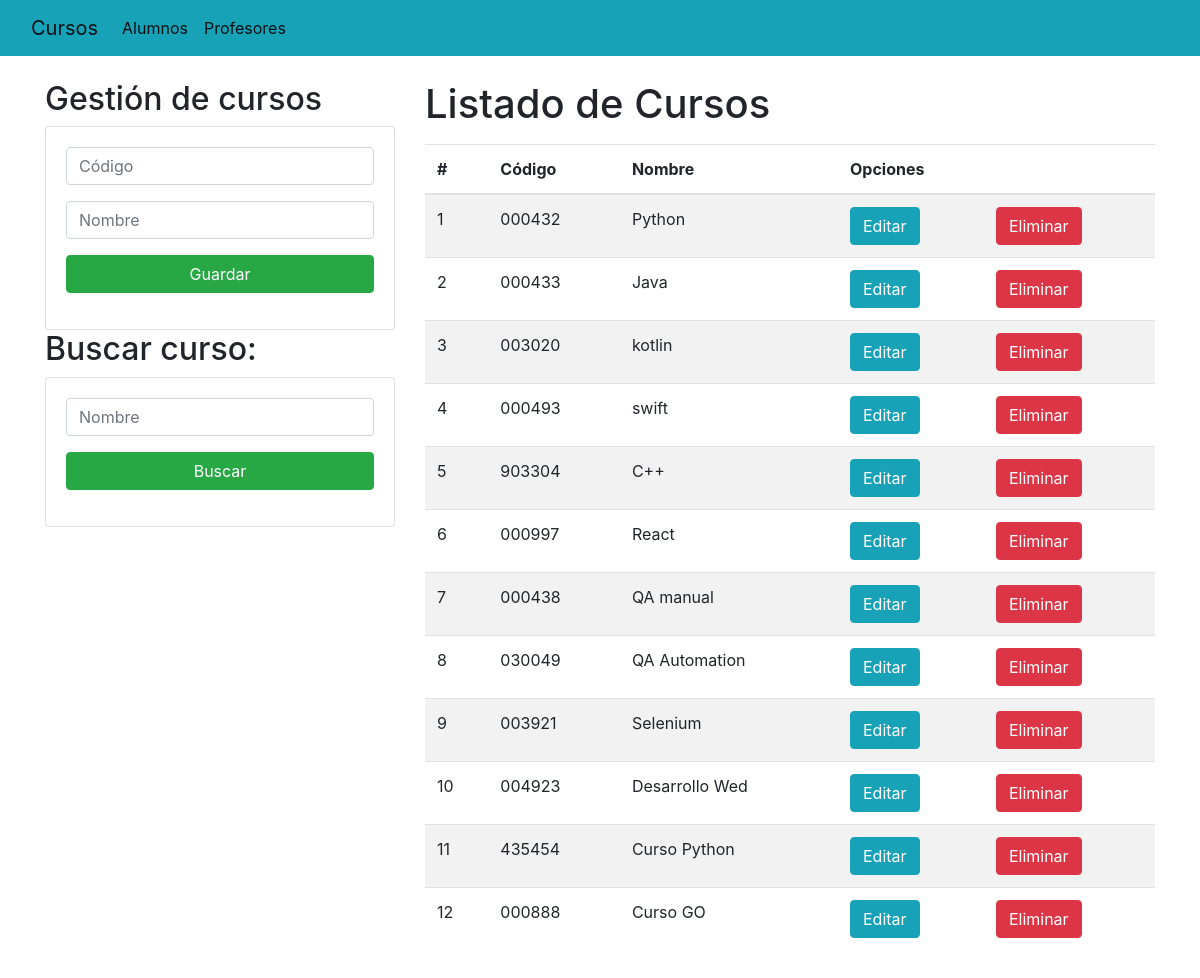
Before: / with the older database file.
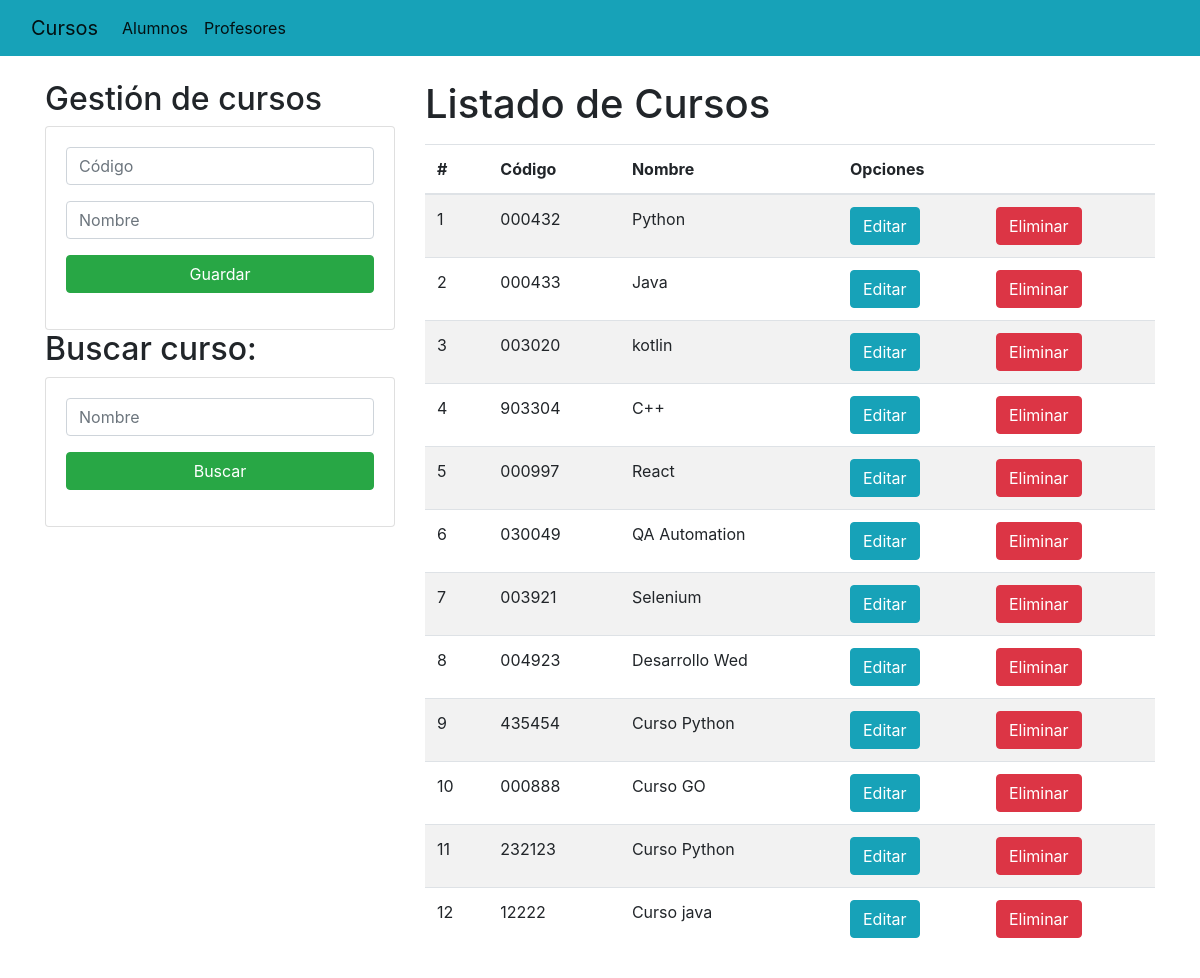
After: the same page with the newer database file.
### Academico/models.py (models this page shows, shortened)
class Curso(models.Model):
    codigo = models.CharField(primary_key=True, max_length=6)
    nombre = models.CharField(max_length=50)

### Academico/views.py (the view)
# urls.py: path('', views.home),
def home(request):
    cursoListado = Curso.objects.all()
    return render(request, "gestionCursos.html", {"cursos": cursoListado})

### Academico/templates/gestionCursos.html (shortened to what this page needs)
{% extends "./base.html" %}
{% block body %}
    <div class="row">
        <div class="col-sm-12 col-md-6 col-lg-4 col-xl-4">
            <h2>Gestión de cursos</h2>
            <div class="card">
            <div class="card-body">
                <form action="/registrarCurso/" method="POST"> {% csrf_token %}
                    <div class="form-group">
                        <input type="text" id="txtCodigo" name="txtCodigo" class="form-control" placeholder="Código"
                            minlength="3" maxlength="6" required>
                    </div>
                    <div class="form-group">
                        <input type="text" id="txtNombre" name="txtNombre" class="form-control" placeholder="Nombre"
                            maxlength="50" required>
                    </div>
                    <div class="form-group">
                        <button type="submit" class="btn btn-success btn-block text-white">Guardar</button>
                    </div>
                 </form>
                </div>
            </div>
            <h2>Buscar curso:</h2>
            <div class="card">
                <div class="card-body">
                    <form action="/buscarCurso/" method="GET"> {% csrf_token %}
                        <div class="form-group">
                            <input type="text" id="txtBusqueda" name="txtBusqueda" class="form-control" placeholder="Nombre"
                                maxlength="50" required>
                        </div>
                        <div class="form-group">
                            <button type="submit" class="btn btn-success btn-block text-white" href="buscarCurso/">Buscar</button>
                        </div>
                    </form>
                    </div>
                </div>
            </div>
        <div class="col-sm-12 col-md-6 col-lg-8 col-xl-8">
            <h1>Listado de Cursos</h1>
            <div class="table-responsive py-2">
                <table class="table table-striped">
                    <thead>
                        <tr>
                            <th>#</th>
                            <th>Código</th>
                            <th>Nombre</th>
                            <th colspan="2">Opciones</th>
                        </tr>
                    </thead>
                    <tbody>
                        {% for c in cursos %}
                        <tr>
                            <td>{{forloop.counter}}</td>
                            <td>{{c.codigo}}</td>
                            <td>{{c.nombre}}</td>
                            <td><a href="edicionCurso/{{c.codigo}}" class="btn btn-info">Editar</a></td>
                            <td><a href="eliminarCurso/{{c.codigo}}" class="btn btn-danger">Eliminar</a></td>
                        </tr>
                        {% endfor %}
                    </tbody>
                </table>
            </div>
        </div>
    </div>
{% endblock %}

### Academico/templates/base.html (shortened to what this page needs)
<!DOCTYPE html>
<html lang="en">
<head>
    <link rel="stylesheet" href="https://cdn.jsdelivr.net/npm/bootstrap@4.5.3/dist/css/bootstrap.min.css"
>
</head>
<body>
    <nav class="navbar navbar-expand-lg navbar-light bg-info">
        <div class="container-fluid">
          <a class="navbar-brand" href="/">Cursos</a>
          <div class="collapse navbar-collapse" id="navbarNav">
            <ul class="navbar-nav">
              <li class="nav-item">
                <a class="nav-link active" aria-current="page" href="/alumnos/">Alumnos</a>
              </li>
              <li class="nav-item">
                <a class="nav-link active" aria-current="page" href="/profesores/">Profesores</a>
              </li>
            </ul>
          </div>
        </div>
      </nav>
      <div class="container py-4">
        {% block body %}
        {% endblock %}
      </div>
</body>
</html>

Changed rows visible on the page:
removed Curso: codigo "000493", nombre "swift"
removed Curso: codigo "000438", nombre "QA manual"
added Curso: codigo "232123", nombre "Curso Python"
added Curso: codigo "12222", nombre "Curso java"
